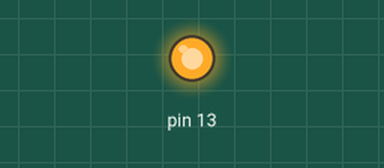
A sketch run on a simulated Arduino Uno, built with avr-gcc and run on an emulated ATmega328P. Shown: output pins drawn as LEDs (lit = HIGH). At 51.0 s the program stops and its outputs stay as they are.

Above: at 0.1 s.
At 39.1 s:
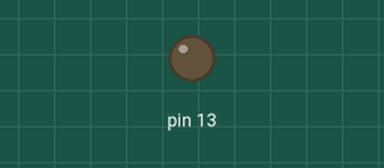
Timing chart, 0 to 40.0 s (numbered marks = the images above):
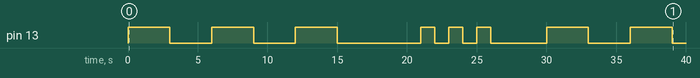

The sketch:

soswithled.ino
```cpp
//SOS WITH LED
//MADE USING A BREADBOARD, LED, 220Ω RESISTOR AND 2 M-M JUMPERS

void setup() {
  pinMode(13, OUTPUT);
}

void morseO() {
   for (int i=0; i<3; i++) {
    digitalWrite(13, HIGH); // 1k ms pause between each dot
    delay(1000);
    digitalWrite(13, LOW);
    delay(1000);
    }
  }
void morseS() {
      for (int i=0; i<3; i++) {
        digitalWrite(13, HIGH); // 3k ms pause between each dash
        delay(3000);
        digitalWrite(13, LOW);
        delay(3000);
      }
  }

void loop() {
 morseS();
 delay(3000); //3k ms pause between each letter
 morseO();
 delay(3000);
 morseS();
 delay(3000);
  exit(0);
}
```

Measured:
- by itself, pin 13: LOW → HIGH at 0.00 s, → LOW 3.0 s later, → HIGH 3.0 s later, → LOW 3.0 s later, … (16 changes in this stretch)
